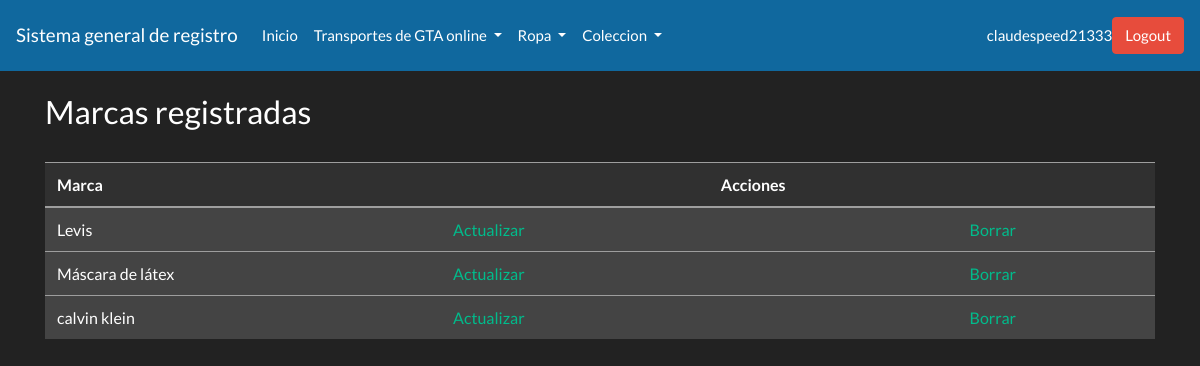
The page /closet/listmarca/ (signed in) on the database its author committed.
### prendas/models.py (models this page shows, shortened)
class tipomarca (models.Model):
    marca = models.CharField(max_length=50)
    usuario = models.ForeignKey(settings.AUTH_USER_MODEL, on_delete=models.CASCADE)

### prendas/views.py (the view)
# urls.py: path('listmarca/',views.marcalist,name="marcalist"),
@login_required
def marcalist(request):
	queryset = tipomarca.objects.filter(usuario=request.user.id)
	context={
		"marca" : queryset
	}
	return render(request,"prendas/listmarca.html", context)

### templates/prendas/listmarca.html (shortened to what this page needs)
{% extends "base.html" %}
{%load static %}
{% block content %}
<h3>Marcas registradas</h3>
<br>
<table class="table table-secondary table-hover">
<thead class="table-dark">
	<tr>
		<th>Marca</th>
		<th></th>
		<th>Acciones</th>
		<th></th>
	</tr>
</thead>
<tbody>
{% for pk in marca %}
<tr>
<td>{{pk.marca}}</td>
<td><a href="{% url 'marcaupdate' pk=pk.id %}">Actualizar</a></td>
<td></td>
<td><a href="{% url 'marcadelete' pk=pk.id %}">Borrar</a></td>
</tr>
{% endfor %}
</tbody>
</table>
{%endblock%}

### templates/navbar.html (shortened to what this page needs)
<div>
    <nav class="navbar  navbar-expand-lg navbar-light" style="background-color: #10689e;">
      <a class="navbar-brand" href="#">Sistema general de registro</a>
      <div class="collapse navbar-collapse" id="navbarSupportedContent">
        <ul class="navbar-nav mr-auto">
          <li class="nav-item">
            <a class="nav-link" href="{% url 'login' %}">Inicio</span></a>
          </li>
          {% if request.user.is_authenticated %}
          <li class="nav-item dropdown">
            <a class="nav-link dropdown-toggle" href="#" id="navbarDropdown" role="button" data-toggle="dropdown" aria-haspopup="true" aria-expanded="false">
              Transportes de GTA online
            </a>
          </li>
          <li class="nav-item dropdown">
            <a class="nav-link dropdown-toggle" href="#" id="navbarDropdown" role="button" data-toggle="dropdown" aria-haspopup="true" aria-expanded="false">
              Ropa
            </a>
          </li>
          <li class="nav-item dropdown">
            <a class="nav-link dropdown-toggle" href="#" id="navbarDropdown" role="button" data-toggle="dropdown" aria-haspopup="true" aria-expanded="false">
              Coleccion
            </a>
          </li>
          {%endif%}
        </ul>
        {% if request.user.is_authenticated %}
        <letra1>{{request.user}}</letra1>
        <a  class="btn btn-danger" href="{% url 'logout' %}" role="button">Logout </a>
        {%else%}
        <a class="btn btn-primary" href="{% url 'signup'%}" role="button">SignUp</a>
        <a class="btn btn-secondary" href="{% url 'login'%}" role="button">Login</a>
        {%endif%}
      </div>
    </nav>
    </div>

### rows shown on the page
tipomarca: marca "Levis"
tipomarca: marca "Máscara de látex"
tipomarca: marca "calvin klein"

### other values the page prints
{{ request.user }} "claudespeed21333"
